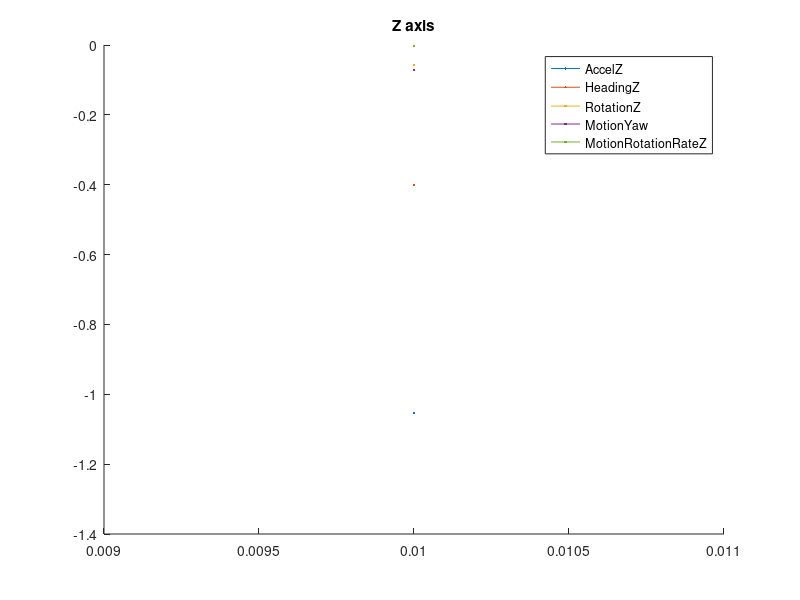
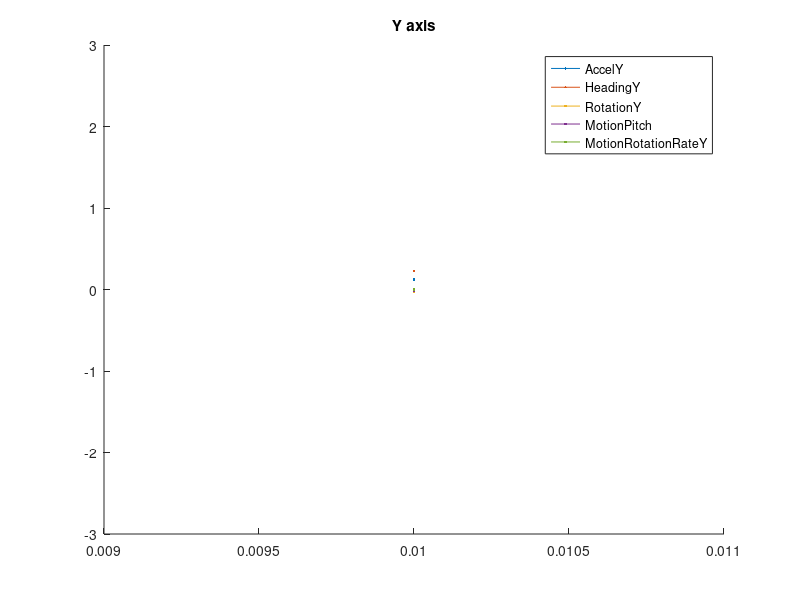
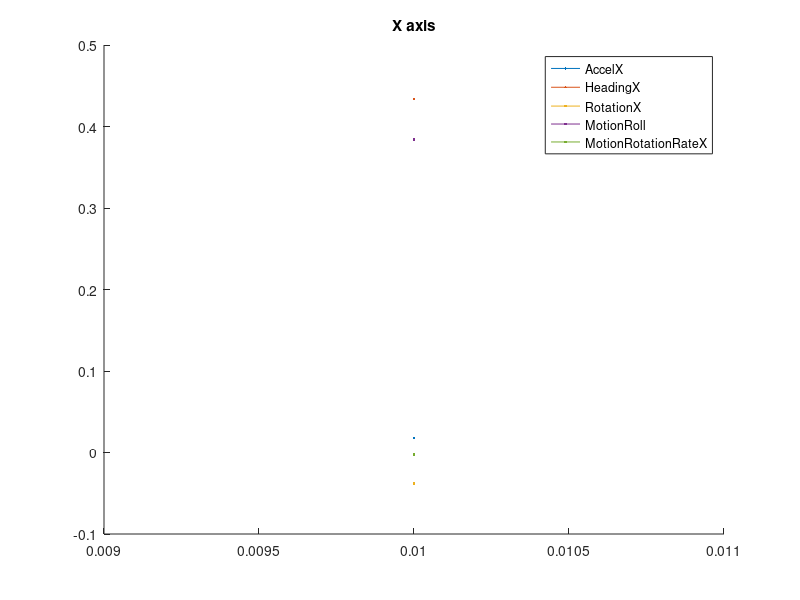

Write the MATLAB code that produced these figures, in order.
clear
close all

rawdata=csvread('2015-01-24_11-49-26.csv');   % read truck roundabout data file

%time,timestamp,recordtime,lat,long,alt,speed,course,verticalAccuracy,horizontalAccuracy,locTimeStamp,accelerationX,accelerationY,accelerationZ,HeadingX,HeadingY,HeadingZ,TrueHeading,MagneticHeading,HeadingAccuracy,RotationX,RotationY,RotationZ,motionYaw,motionRoll,motionPitch,motionRotationRateX,motionRotationRateY,motionRotationRateZ,motionUserAccelerationX,motionUserAccelerationY,motionUserAccelerationZ,en0,pdp_ip0,DeviceOrientation,State
%  1    2           3       4   5   6     7     8           9


time = rawdata(:,2);    % create a time vector

figure()
hold on
plot(time, rawdata(:,14))
plot(time, rawdata(:,17)*pi/180)
plot(time, rawdata(:,23))
plot(time, rawdata(:,26))
plot(time, rawdata(:,29))
legend('AccelZ','HeadingZ','RotationZ','MotionYaw','MotionRotationRateZ')
title 'Z axis'
hold off

figure()
hold on
plot(time, rawdata(:,13))
plot(time, rawdata(:,16)*pi/180)
plot(time, rawdata(:,22))
plot(time, rawdata(:,25))
plot(time, rawdata(:,28))
ylim([-3 3])
legend('AccelY','HeadingY','RotationY','MotionPitch','MotionRotationRateY')
title 'Y axis'
hold off

figure()
hold on
plot(time, rawdata(:,12))
plot(time, rawdata(:,15)*pi/180)
plot(time, rawdata(:,21))
plot(time, rawdata(:,24))
plot(time, rawdata(:,27))
legend('AccelX','HeadingX','RotationX','MotionRoll','MotionRotationRateX')
title 'X axis'
hold off
